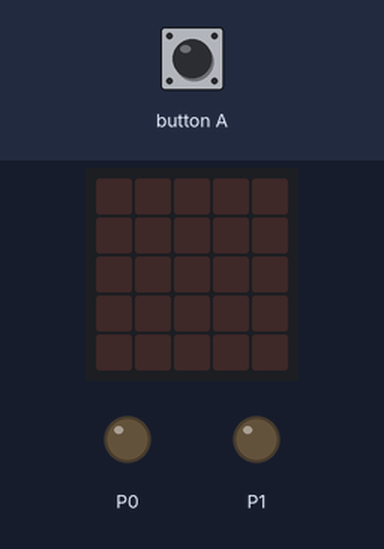
Bench run of a program on a simulated BBC micro:bit (MakeCode). Shown: the board's 5×5 LED display, output pins drawn as LEDs (lit = HIGH). The test bench sets the inputs (shaded band).

Above: at 1.2 s.
1.3 s: button A pressed for 0.15 s
At 2.0 s:
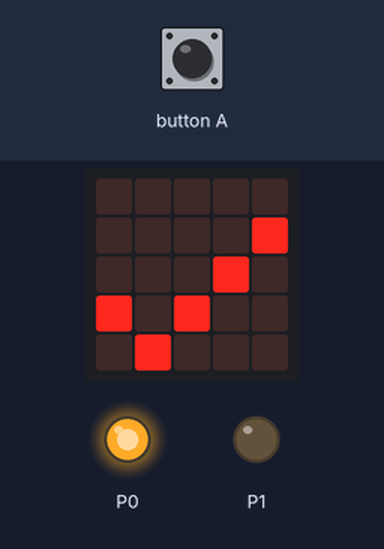
At 10.1 s:
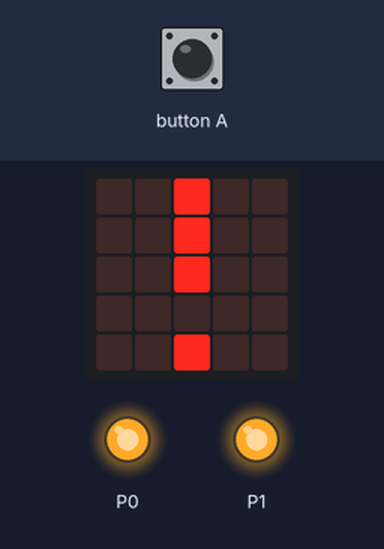
Timing chart, 0 to 12.9 s (numbered marks = the images above; inputs shaded):
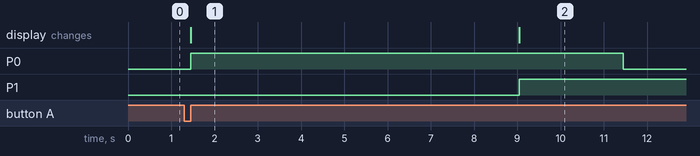

Measured:
- after the input at 1.3 s, P0: LOW → HIGH after 0.15 s, → LOW 10.0 s later; P1: LOW → HIGH after 7.8 s; the display: changes after 0.15 s (image 1)
- what the display in image 1 shows lasts 7.6 s, from 1.5 s to 9.1 s

The program:

main.ts
```typescript
input.onButtonPressed(Button.A, function () {
    pins.digitalWritePin(DigitalPin.P0, 1)
    basic.showIcon(IconNames.Yes)
    basic.pause(7000)
    pins.digitalWritePin(DigitalPin.P1, 1)
    basic.showLeds(`
        . . # . .
        . . # . .
        . . # . .
        . . . . .
        . . # . .
        `)
    basic.pause(2000)
    pins.digitalWritePin(DigitalPin.P0, 0)
    basic.pause(2000)
    pins.digitalWritePin(DigitalPin.P1, 0)
    pins.digitalWritePin(DigitalPin.P2, 1)
    basic.showIcon(IconNames.No)
    basic.pause(7000)
    pins.digitalWritePin(DigitalPin.P2, 0)
    pins.digitalWritePin(DigitalPin.P1, 1)
    basic.pause(2000)
    pins.digitalWritePin(DigitalPin.P1, 0)
})
```

test.ts
```typescript
// aquí va el archivo "tests"; esto no se compilará cuando este paquete se utilice como una extensión.
```
